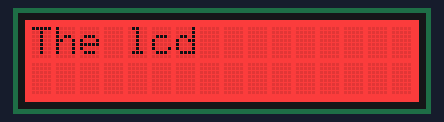
The sketch below on a simulated Arduino Uno, built with avr-gcc and run on an emulated ATmega328P. Shown: 16×2 character LCD.

Above: at 0.1 s.
At 1.1 s:
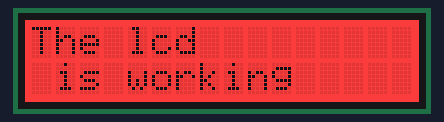

The sketch:

lcd.ino
```cpp
#include <Wire.h>
#include "rgb_lcd.h"

rgb_lcd lcd;

const int colorR = 255;
const int colorG = 0;
const int colorB = 0;

void setup() {
    // set up the LCD's number of columns and rows:
    lcd.begin(16, 2);

    lcd.setRGB(colorR, colorG, colorB);

    lcd.print("The lcd  ");

    delay(1000);
}

void loop() {

    lcd.setCursor(0, 1);
    lcd.setCursor(1, 1);
    lcd.print("is working");


    delay(100);
}
```
